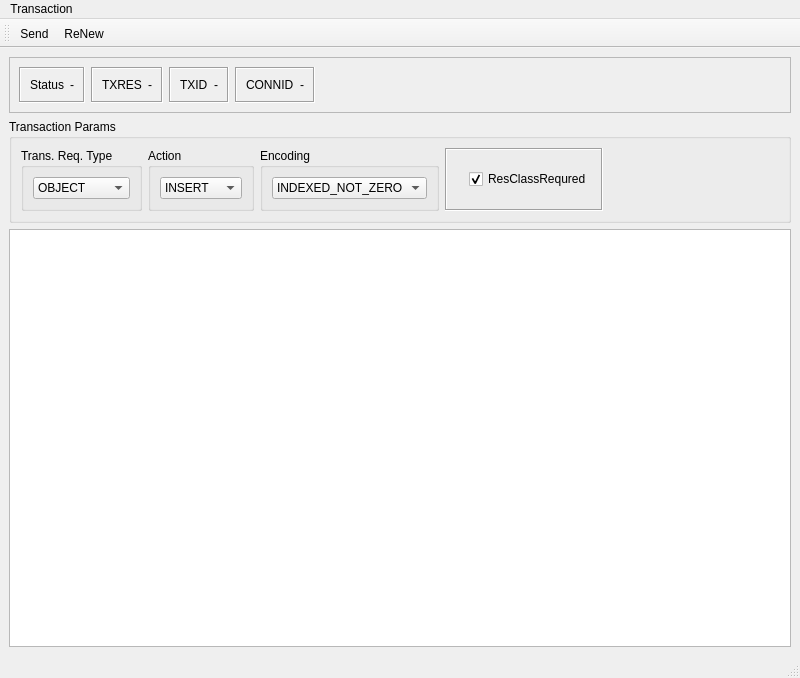
<?xml version="1.0" encoding="UTF-8"?>
<ui version="4.0">
 <class>vlg_toolkit_tx_window</class>
 <widget class="QMainWindow" name="vlg_toolkit_tx_window">
  <property name="geometry">
   <rect>
    <x>0</x>
    <y>0</y>
    <width>800</width>
    <height>678</height>
   </rect>
  </property>
  <property name="focusPolicy">
   <enum>Qt::NoFocus</enum>
  </property>
  <property name="windowTitle">
   <string>MainWindow</string>
  </property>
  <property name="windowIcon">
   <iconset resource="vlg_toolkit_prj_res.qrc">
    <normaloff>:/icon/icons/forward.png</normaloff>:/icon/icons/forward.png</iconset>
  </property>
  <widget class="QWidget" name="centralwidget">
   <layout class="QVBoxLayout" name="verticalLayout">
    <item>
     <widget class="QFrame" name="frame">
      <property name="sizePolicy">
       <sizepolicy hsizetype="Preferred" vsizetype="Fixed">
        <horstretch>0</horstretch>
        <verstretch>0</verstretch>
       </sizepolicy>
      </property>
      <property name="frameShape">
       <enum>QFrame::StyledPanel</enum>
      </property>
      <property name="frameShadow">
       <enum>QFrame::Raised</enum>
      </property>
      <layout class="QHBoxLayout" name="horizontalLayout_7">
       <item>
        <widget class="QFrame" name="conn_status_frame">
         <property name="frameShape">
          <enum>QFrame::Box</enum>
         </property>
         <property name="frameShadow">
          <enum>QFrame::Sunken</enum>
         </property>
         <layout class="QHBoxLayout" name="horizontalLayout_8">
          <item>
           <layout class="QHBoxLayout" name="horizontalLayout_9">
            <item>
             <widget class="QLabel" name="sbs_status_label">
              <property name="text">
               <string>Status</string>
              </property>
             </widget>
            </item>
            <item>
             <widget class="QLabel" name="tx_status_label_disp">
              <property name="styleSheet">
               <string notr="true">background-color : light grey; color : black;</string>
              </property>
              <property name="text">
               <string>-</string>
              </property>
              <property name="alignment">
               <set>Qt::AlignCenter</set>
              </property>
             </widget>
            </item>
           </layout>
          </item>
         </layout>
        </widget>
       </item>
       <item>
        <widget class="QFrame" name="conn_status_frame_8">
         <property name="frameShape">
          <enum>QFrame::Box</enum>
         </property>
         <property name="frameShadow">
          <enum>QFrame::Sunken</enum>
         </property>
         <layout class="QHBoxLayout" name="horizontalLayout_24">
          <item>
           <layout class="QHBoxLayout" name="horizontalLayout_25">
            <item>
             <widget class="QLabel" name="port_label_5">
              <property name="text">
               <string>TXRES</string>
              </property>
             </widget>
            </item>
            <item>
             <widget class="QLabel" name="connid_tx_res_disp">
              <property name="styleSheet">
               <string notr="true">background-color : light grey; color : black;</string>
              </property>
              <property name="text">
               <string>-</string>
              </property>
              <property name="alignment">
               <set>Qt::AlignCenter</set>
              </property>
             </widget>
            </item>
           </layout>
          </item>
         </layout>
        </widget>
       </item>
       <item>
        <widget class="QFrame" name="conn_status_frame_7">
         <property name="frameShape">
          <enum>QFrame::Box</enum>
         </property>
         <property name="frameShadow">
          <enum>QFrame::Sunken</enum>
         </property>
         <layout class="QHBoxLayout" name="horizontalLayout_20">
          <item>
           <layout class="QHBoxLayout" name="horizontalLayout_21">
            <item>
             <widget class="QLabel" name="port_label_3">
              <property name="text">
               <string>TXID</string>
              </property>
             </widget>
            </item>
            <item>
             <widget class="QLabel" name="txid_label_disp">
              <property name="styleSheet">
               <string notr="true">background-color : light grey; color : black;</string>
              </property>
              <property name="text">
               <string>-</string>
              </property>
              <property name="alignment">
               <set>Qt::AlignCenter</set>
              </property>
             </widget>
            </item>
           </layout>
          </item>
         </layout>
        </widget>
       </item>
       <item>
        <widget class="QFrame" name="conn_status_frame_6">
         <property name="frameShape">
          <enum>QFrame::Box</enum>
         </property>
         <property name="frameShadow">
          <enum>QFrame::Sunken</enum>
         </property>
         <layout class="QHBoxLayout" name="horizontalLayout_18">
          <item>
           <layout class="QHBoxLayout" name="horizontalLayout_19">
            <item>
             <widget class="QLabel" name="port_label_2">
              <property name="text">
               <string>CONNID</string>
              </property>
             </widget>
            </item>
            <item>
             <widget class="QLabel" name="connid_label_disp">
              <property name="styleSheet">
               <string notr="true">background-color : light grey; color : black;</string>
              </property>
              <property name="text">
               <string>-</string>
              </property>
              <property name="alignment">
               <set>Qt::AlignCenter</set>
              </property>
             </widget>
            </item>
           </layout>
          </item>
         </layout>
        </widget>
       </item>
       <item>
        <spacer name="horizontalSpacer_2">
         <property name="orientation">
          <enum>Qt::Horizontal</enum>
         </property>
         <property name="sizeHint" stdset="0">
          <size>
           <width>40</width>
           <height>20</height>
          </size>
         </property>
        </spacer>
       </item>
      </layout>
     </widget>
    </item>
    <item>
     <widget class="QGroupBox" name="sbs_params_gbox">
      <property name="sizePolicy">
       <sizepolicy hsizetype="Ignored" vsizetype="Preferred">
        <horstretch>0</horstretch>
        <verstretch>0</verstretch>
       </sizepolicy>
      </property>
      <property name="title">
       <string>Transaction Params</string>
      </property>
      <layout class="QHBoxLayout" name="horizontalLayout_6">
       <item>
        <widget class="QGroupBox" name="conn_status_groupBox_10">
         <property name="sizePolicy">
          <sizepolicy hsizetype="Fixed" vsizetype="Preferred">
           <horstretch>0</horstretch>
           <verstretch>0</verstretch>
          </sizepolicy>
         </property>
         <property name="title">
          <string>Trans. Req. Type</string>
         </property>
         <layout class="QHBoxLayout" name="horizontalLayout">
          <item>
           <widget class="QComboBox" name="cfg_tx_reqtype_cb">
            <property name="currentIndex">
             <number>3</number>
            </property>
            <item>
             <property name="text">
              <string>RESERVED</string>
             </property>
            </item>
            <item>
             <property name="text">
              <string>SYSTEM</string>
             </property>
            </item>
            <item>
             <property name="text">
              <string>SPECIAL</string>
             </property>
            </item>
            <item>
             <property name="text">
              <string>OBJECT</string>
             </property>
            </item>
           </widget>
          </item>
         </layout>
        </widget>
       </item>
       <item>
        <widget class="QGroupBox" name="conn_status_groupBox_11">
         <property name="sizePolicy">
          <sizepolicy hsizetype="Fixed" vsizetype="Preferred">
           <horstretch>0</horstretch>
           <verstretch>0</verstretch>
          </sizepolicy>
         </property>
         <property name="title">
          <string>Action</string>
         </property>
         <layout class="QHBoxLayout" name="horizontalLayout_2">
          <item>
           <widget class="QComboBox" name="cfg_act_cb">
            <item>
             <property name="text">
              <string>INSERT</string>
             </property>
            </item>
            <item>
             <property name="text">
              <string>UPDATE</string>
             </property>
            </item>
            <item>
             <property name="text">
              <string>DELTA</string>
             </property>
            </item>
            <item>
             <property name="text">
              <string>DELETE</string>
             </property>
            </item>
            <item>
             <property name="text">
              <string>REMOVE</string>
             </property>
            </item>
            <item>
             <property name="text">
              <string>RESET</string>
             </property>
            </item>
           </widget>
          </item>
         </layout>
        </widget>
       </item>
       <item>
        <widget class="QGroupBox" name="conn_status_groupBox_12">
         <property name="sizePolicy">
          <sizepolicy hsizetype="Fixed" vsizetype="Preferred">
           <horstretch>0</horstretch>
           <verstretch>0</verstretch>
          </sizepolicy>
         </property>
         <property name="title">
          <string>Encoding</string>
         </property>
         <layout class="QHBoxLayout" name="horizontalLayout_3">
          <item>
           <widget class="QComboBox" name="cfg_class_encode_cb">
            <property name="currentIndex">
             <number>0</number>
            </property>
            <item>
             <property name="text">
              <string>INDEXED_NOT_ZERO</string>
             </property>
            </item>
            <item>
             <property name="text">
              <string>INDEXED_DELTA</string>
             </property>
            </item>
           </widget>
          </item>
         </layout>
        </widget>
       </item>
       <item>
        <widget class="QFrame" name="conn_status_frame_13">
         <property name="sizePolicy">
          <sizepolicy hsizetype="Fixed" vsizetype="Preferred">
           <horstretch>0</horstretch>
           <verstretch>0</verstretch>
          </sizepolicy>
         </property>
         <property name="frameShape">
          <enum>QFrame::Box</enum>
         </property>
         <property name="frameShadow">
          <enum>QFrame::Sunken</enum>
         </property>
         <layout class="QHBoxLayout" name="horizontalLayout_4">
          <item>
           <widget class="QLabel" name="label">
            <property name="text">
             <string/>
            </property>
           </widget>
          </item>
          <item>
           <widget class="QCheckBox" name="cfg_res_class_req_cb">
            <property name="text">
             <string>ResClassRequred</string>
            </property>
            <property name="checked">
             <bool>true</bool>
            </property>
           </widget>
          </item>
         </layout>
        </widget>
       </item>
       <item>
        <spacer name="horizontalSpacer">
         <property name="orientation">
          <enum>Qt::Horizontal</enum>
         </property>
         <property name="sizeHint" stdset="0">
          <size>
           <width>40</width>
           <height>20</height>
          </size>
         </property>
        </spacer>
       </item>
      </layout>
     </widget>
    </item>
    <item>
     <widget class="QTableView" name="vlg_class_tx_table_view">
      <property name="alternatingRowColors">
       <bool>true</bool>
      </property>
      <property name="sortingEnabled">
       <bool>true</bool>
      </property>
     </widget>
    </item>
   </layout>
  </widget>
  <widget class="QMenuBar" name="menubar">
   <property name="geometry">
    <rect>
     <x>0</x>
     <y>0</y>
     <width>800</width>
     <height>21</height>
    </rect>
   </property>
   <widget class="QMenu" name="menuTransaction">
    <property name="title">
     <string>Transaction</string>
    </property>
    <addaction name="actionSend_TX"/>
    <addaction name="actionReNew_TX"/>
   </widget>
   <addaction name="menuTransaction"/>
  </widget>
  <widget class="QStatusBar" name="statusbar"/>
  <widget class="QToolBar" name="toolBar">
   <property name="windowTitle">
    <string>toolBar</string>
   </property>
   <attribute name="toolBarArea">
    <enum>TopToolBarArea</enum>
   </attribute>
   <attribute name="toolBarBreak">
    <bool>false</bool>
   </attribute>
   <addaction name="actionSend_TX"/>
   <addaction name="actionReNew_TX"/>
  </widget>
  <action name="actionSend_TX">
   <property name="icon">
    <iconset resource="vlg_toolkit_prj_res.qrc">
     <normaloff>:/icon/icons/forward.png</normaloff>:/icon/icons/forward.png</iconset>
   </property>
   <property name="text">
    <string>Send</string>
   </property>
  </action>
  <action name="actionReNew_TX">
   <property name="icon">
    <iconset resource="vlg_toolkit_prj_res.qrc">
     <normaloff>:/icon/icons/loop.png</normaloff>:/icon/icons/loop.png</iconset>
   </property>
   <property name="text">
    <string>ReNew</string>
   </property>
  </action>
 </widget>
 <resources>
  <include location="vlg_toolkit_prj_res.qrc"/>
 </resources>
 <connections/>
</ui>
